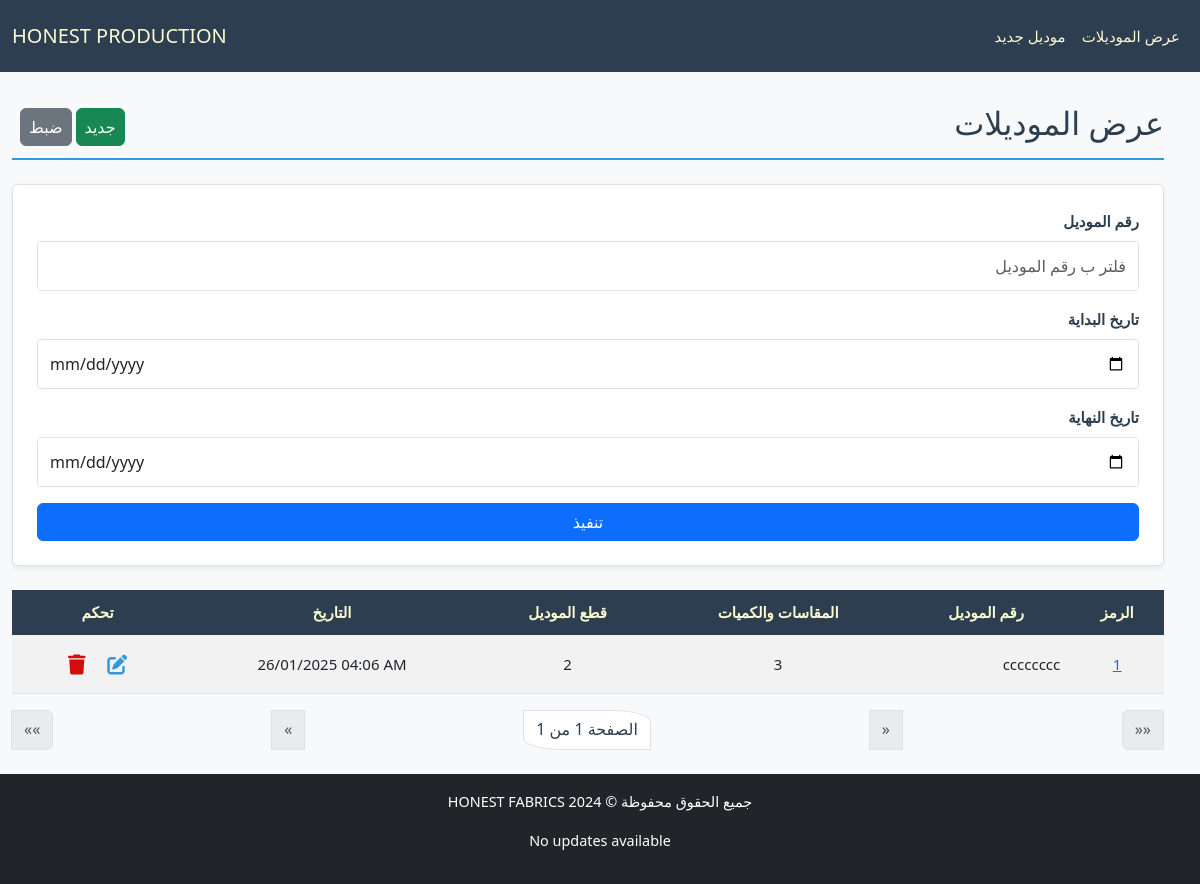
The app's page /production/, older data.
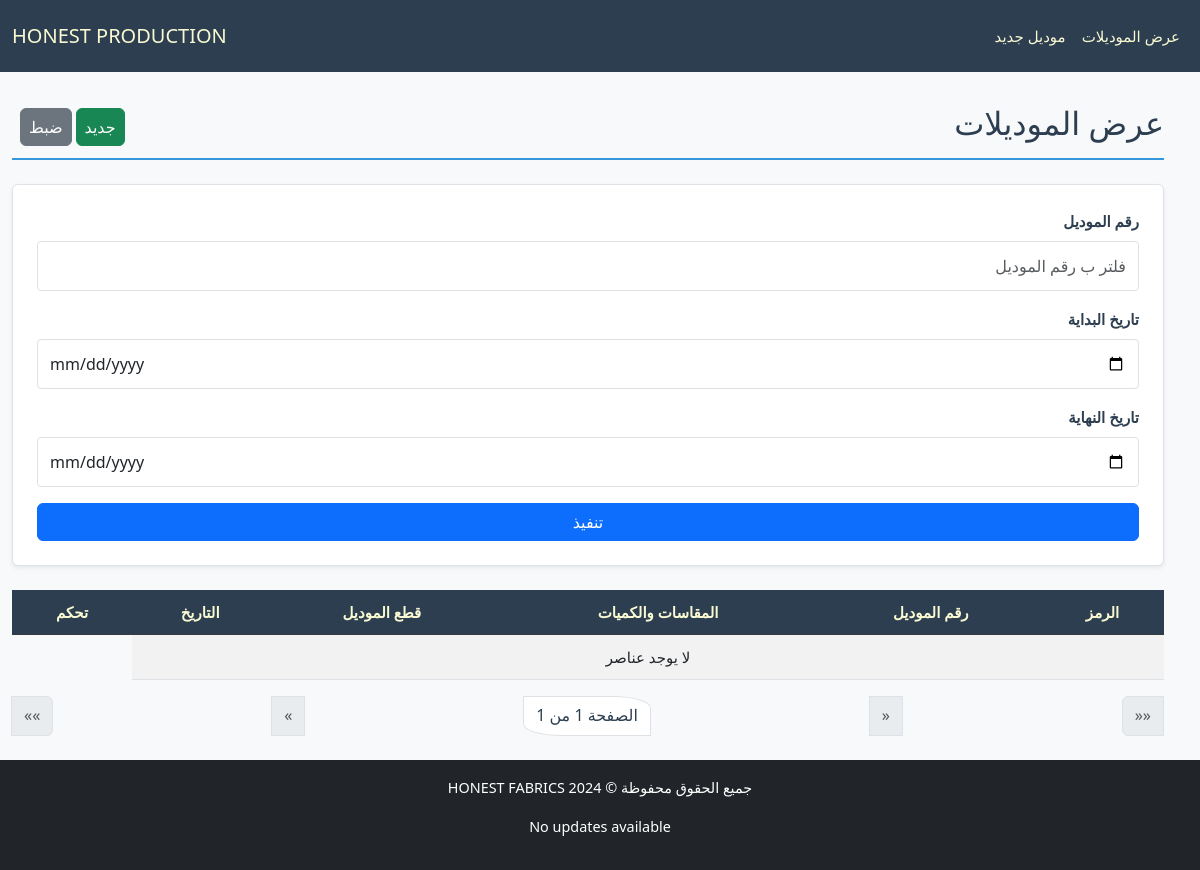
The same page, newer data.
### production/models.py (models this page shows, shortened)
class Model(models.Model):
    id = models.AutoField(primary_key=True, verbose_name="الرمز")
    model_number = models.CharField(max_length=50, verbose_name="رقم الموديل", unique=True)
    created_at = models.DateTimeField(verbose_name="تاريخ الإنشاء", default=now)
    class Meta:
        ordering = ['-created_at']

### production/views.py (the view)
# urls.py: path('', ModelListingView.as_view(), name='model_list_view'),
class ModelListingView(ListView):
    template_name = "production/list_model.html"
    model = Model
    paginate_by = 20
    filter_fields = ["model_number", "start_date", "end_date"]
    def parse_date(self, date_str):
        try:
            normalized_date = date_str.replace("\\", "/")
            return datetime.strptime(normalized_date, "%Y-%m-%d")
        except (ValueError, AttributeError):
            return None
    def get_queryset(self):
        queryset = super().get_queryset()
        filters = Q()
        model_number = self.request.GET.get("model_number")
        if model_number:
            filters &= Q(model_number__icontains=model_number)
        start_date = self.parse_date(self.request.GET.get("start_date"))
        end_date = self.parse_date(self.request.GET.get("end_date"))
        if start_date:
            filters &= Q(created_at__gte=start_date)
        if end_date:
            filters &= Q(created_at__lte=end_date)
        return queryset.filter(filters)
    def get_context_data(self, **kwargs):
        context = super().get_context_data(**kwargs)
        context["filter_fields"] = [
            {"field_name": "model_number", "verbose_name": "رقم الموديل", "value": self.request.GET.get("model_number", "")},
            {"field_name": "start_date", "verbose_name": "تاريخ البداية", "value": self.request.GET.get("start_date", "")},
            {"field_name": "end_date", "verbose_name": "تاريخ النهاية", "value": self.request.GET.get("end_date", "")},
        ]
        return context

### production/templatetags/math_filters.py (called while the page is built)
@register.filter
def divide(value, divisor):
    try:
        return round(value / divisor)  # Round to 2 decimal places
    except (TypeError, ZeroDivisionError):
        return "N/A"

### production/templates/production/list_model.html (shortened to what the changed rows need)
{% extends "cloth/layout.html" %}
{% load math_filters %}
{% block body %}
    <div class="pt-4 section-title d-flex justify-content-between align-items-center">
        <h2>عرض الموديلات</h2>
    </div>
    <form method="get" class="filter-form mb-4 p-4 rounded shadow-sm">
        {% for filter_field in filter_fields %}
        <div class="form-group mb-3">
            <label for="filter_{{ forloop.counter }}" class="form-label">{{ filter_field.verbose_name }}</label>
            <input
                type="{% if filter_field.field_name in 'start_date end_date' %}date{% else %}text{% endif %}"
                id="filter_{{ forloop.counter }}"
                name="{{ filter_field.field_name }}"
                placeholder="فلتر ب {{ filter_field.verbose_name }}"
                class="form-control"
                value="{{ filter_field.value }}">
        </div>
        {% endfor %}
    </form>
    <div class="table-responsive">
        <table class="table table-striped table-hover">
            <thead class="table-dark">
                <tr>
                    <th>الرمز</th>
                    <th>رقم الموديل</th>
                    <th>المقاسات والكميات</th>
                    <th>قطع الموديل</th>
                    <th>التاريخ</th>
                    <th>تحكم</th>
                </tr>
            </thead>
            <tbody>
                {% for model in object_list %}
                <tr class="clickable-row" data-detail_url="{% url 'model_detail_view' model.id %}">
                    <td>
                        <a href="{% url 'model_detail_view' model.id %}">{{ model.id }}</a>
                    </td>
                    <td class="text-end">{{ model.model_number }}</td>
                    <td>{{ model.size_amounts.count }}</td>
                    <td>{{ model.pieces.count|divide:model.size_amounts.count }}</td>
                    <td dir="ltr">{{ model.created_at|date:"d/m/Y h:i A" }}</td>
                    <td>
                        <a class="px-2 btn" href="#">
                            <i class="fa-solid fa-pen-to-square fa-lg" style="color: #3498db;"></i>
                        </a>
                        <a class="px-2 btn" href="{% url 'model_delete_view' model.id %}">
                            <i class="fa-solid fa-trash fa-lg" style="color: #d30d0d;"></i></a>
                    </td>
                </tr>
                {% empty %}
                <tr>
                    <td colspan="5" class="text-center">لا يوجد عناصر</td>
                </tr>
                {% endfor %}
            </tbody>
        </table>
    </div>
{% endblock body %}

Row changes from the older to the newer data that the page shows:
removed Model: id "1", model_number "cccccccc", size_amounts.count "3", pieces.count|divide "2", created_at "26/01/2025 04:06 AM"
Text that changed along with them:
text now shown: "لا يوجد عناصر"
